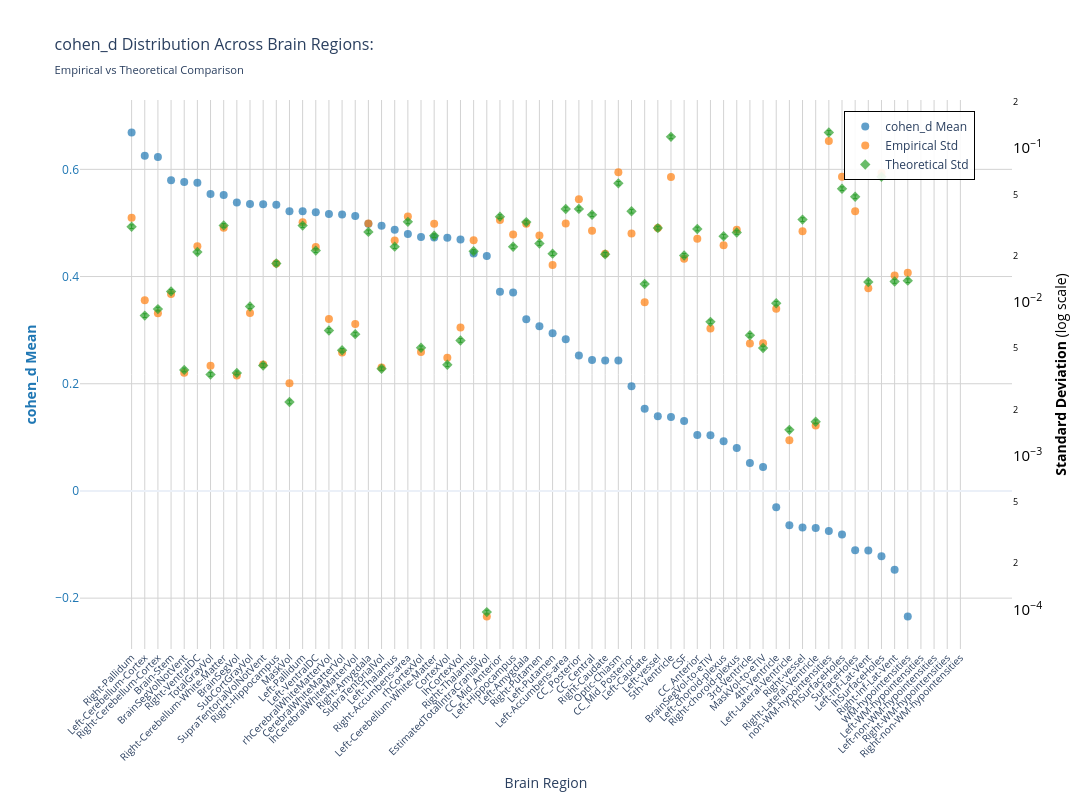
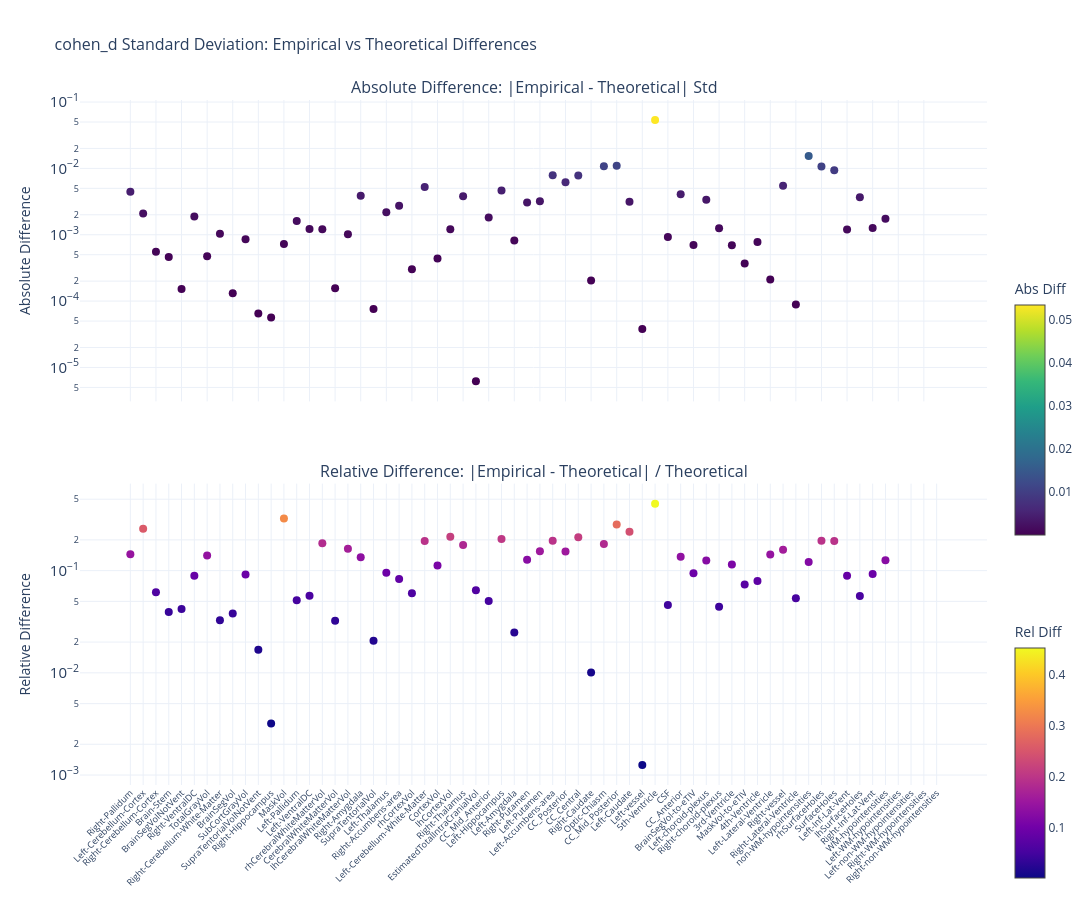

The cell these charts' notebook holds for them, in order:
### Markdown cell above
### p-value

### Code cell
nu_nav = df_npvr[(df_npvr["timepoint"] == "baseline") & (df_npvr["group"] == "HC-PD")]
data_path = stats_dir / f"cohen_d_baseline_{METRIC}.parquet"
df, stats = get_test_stats(
    data_path,
    stat_functions_F,
    nu_nav,
    hemisphere=False,
    study="baseline",
    raw_values=True,
)
show_figure(
    stats, hemisphere=False, stat_name="cohen_d", study="baseline", metric=METRIC
)

### Figure 1 — Plotly figure (JSON) as saved in the notebook; plotly's stock layout.template omitted (floating-point values rounded to 4 significant figures)
{"data": [{"hovertemplate": "<b>%{x}</b><br>Mean cohen_d: %{y:.2f}<br><extra></extra>", "marker": {"color": "#1f77b4", "opacity": 0.7, "size": 8}, "mode": "markers", "name": "cohen_d Mean", "type": "scatter", "x": ["Right-Pallidum", "Left-Cerebellum-Cortex", "Right-Cerebellum-Cortex", "Brain-Stem", "BrainSegVolNotVent", "Right-VentralDC", "TotalGrayVol", "Right-Cerebellum-White-Matter", "BrainSegVol", "SubCortGrayVol", "SupraTentorialVolNotVent", "Right-Hippocampus", "MaskVol", "Left-Pallidum", "Left-VentralDC", "rhCerebralWhiteMatterVol", "CerebralWhiteMatterVol", "lhCerebralWhiteMatterVol", "Right-Amygdala", "SupraTentorialVol", "Left-Thalamus", "Right-Accumbens-area", "rhCortexVol", "Left-Cerebellum-White-Matter", "CortexVol", "lhCortexVol", "Right-Thalamus", "EstimatedTotalIntraCranialVol", "CC_Mid_Anterior", "Left-Hippocampus", "Left-Amygdala", "Right-Putamen", "Left-Putamen", "Left-Accumbens-area", "CC_Posterior", "CC_Central", "Right-Caudate", "Optic-Chiasm", "CC_Mid_Posterior", "Left-Caudate", "Left-vessel", "5th-Ventricle", "CSF", "CC_Anterior", "BrainSegVol-to-eTIV", "Left-choroid-plexus", "Right-choroid-plexus", "3rd-Ventricle", "MaskVol-to-eTIV", "4th-Ventricle", "Left-Lateral-Ventricle", "Right-vessel", "Right-Lateral-Ventricle", "non-WM-hypointensities", "rhSurfaceHoles", "SurfaceHoles", "Left-Inf-Lat-Vent", "lhSurfaceHoles", "Right-Inf-Lat-Vent", "WM-hypointensities", "Left-WM-hypointensities", "Left-non-WM-hypointensities", "Right-WM-hypointensities", "Right-non-WM-hypointensities"], "y": [0.6688, 0.6255, 0.6229, 0.5795, 0.5763, 0.575, 0.5539, 0.5522, 0.5381, 0.5355, 0.5347, 0.5341, 0.5219, 0.5216, 0.52, 0.5168, 0.5157, 0.513, 0.4986, 0.4947, 0.4871, 0.4793, 0.4738, 0.4729, 0.4724, 0.469, 0.4428, 0.4382, 0.3715, 0.3704, 0.3201, 0.3073, 0.2943, 0.2831, 0.2525, 0.2441, 0.2435, 0.2432, 0.1954, 0.1534, 0.1392, 0.1381, 0.1307, 0.1046, 0.1038, 0.09292, 0.0802, 0.05208, 0.04459, -0.03056, -0.0642, -0.06833, -0.06917, -0.07486, -0.08137, -0.1107, -0.1113, -0.1217, -0.1471, -0.2344, NaN, NaN, NaN, NaN], "yaxis": "y"}, {"hovertemplate": "<b>%{x}</b><br>Empirical Std: %{y:.3f}<br><extra></extra>", "marker": {"color": "#ff7f0e", "opacity": 0.7, "size": 8, "symbol": "circle"}, "mode": "markers", "name": "Empirical Std", "type": "scatter", "x": ["Right-Pallidum", "Left-Cerebellum-Cortex", "Right-Cerebellum-Cortex", "Brain-Stem", "BrainSegVolNotVent", "Right-VentralDC", "TotalGrayVol", "Right-Cerebellum-White-Matter", "BrainSegVol", "SubCortGrayVol", "SupraTentorialVolNotVent", "Right-Hippocampus", "MaskVol", "Left-Pallidum", "Left-VentralDC", "rhCerebralWhiteMatterVol", "CerebralWhiteMatterVol", "lhCerebralWhiteMatterVol", "Right-Amygdala", "SupraTentorialVol", "Left-Thalamus", "Right-Accumbens-area", "rhCortexVol", "Left-Cerebellum-White-Matter", "CortexVol", "lhCortexVol", "Right-Thalamus", "EstimatedTotalIntraCranialVol", "CC_Mid_Anterior", "Left-Hippocampus", "Left-Amygdala", "Right-Putamen", "Left-Putamen", "Left-Accumbens-area", "CC_Posterior", "CC_Central", "Right-Caudate", "Optic-Chiasm", "CC_Mid_Posterior", "Left-Caudate", "Left-vessel", "5th-Ventricle", "CSF", "CC_Anterior", "BrainSegVol-to-eTIV", "Left-choroid-plexus", "Right-choroid-plexus", "3rd-Ventricle", "MaskVol-to-eTIV", "4th-Ventricle", "Left-Lateral-Ventricle", "Right-vessel", "Right-Lateral-Ventricle", "non-WM-hypointensities", "rhSurfaceHoles", "SurfaceHoles", "Left-Inf-Lat-Vent", "lhSurfaceHoles", "Right-Inf-Lat-Vent", "WM-hypointensities", "Left-WM-hypointensities", "Left-non-WM-hypointensities", "Right-WM-hypointensities", "Right-non-WM-hypointensities"], "y": [0.0353, 0.01024, 0.008434, 0.01125, 0.003462, 0.02299, 0.003851, 0.03041, 0.003327, 0.008474, 0.003926, 0.01775, 0.002963, 0.03297, 0.02279, 0.007733, 0.004693, 0.007189, 0.03239, 0.003753, 0.02507, 0.03591, 0.00473, 0.03223, 0.004344, 0.006826, 0.02514, 9.012e-05, 0.03403, 0.02748, 0.03222, 0.02704, 0.01741, 0.03236, 0.04646, 0.02907, 0.0206, 0.0698, 0.02786, 0.009936, 0.03023, 0.06485, 0.01912, 0.02574, 0.006724, 0.02338, 0.0295, 0.005374, 0.005382, 0.009032, 0.001262, 0.0288, 0.001574, 0.1111, 0.06512, 0.03888, 0.01228, 0.06881, 0.01485, 0.01549, NaN, NaN, NaN, NaN], "yaxis": "y2"}, {"error_y": {"array": [0.0008641, 0.0002283, 0.0002518, 0.0003281, 0.0001013, 0.0005915, 9.459e-05, 0.000881, 9.69e-05, 0.0002614, 0.0001082, 0.0004989, 6.272e-05, 0.0008787, 0.0006043, 0.0001829, 0.0001359, 0.0001731, 0.0007995, 0.000103, 0.0006411, 0.0009293, 0.000141, 0.0007555, 0.0001094, 0.0001574, 0.0005981, 2.698e-06, 0.001004, 0.0006395, 0.0009257, 0.0006718, 0.0005773, 0.001127, 0.001128, 0.001034, 0.0005713, 0.001654, 0.001089, 0.0003665, 0.000846, 0.003316, 0.0005618, 0.0008355, 0.000208, 0.0007492, 0.0007916, 0.00017, 0.0001405, 0.0002748, 4.131e-05, 0.0009606, 4.659e-05, 0.003542, 0.001526, 0.001353, 0.0003778, 0.001825, 0.0003807, 0.0003852, NaN, NaN, NaN, NaN], "arrayminus": [0.0008402, 0.000222, 0.0002448, 0.000319, 9.848e-05, 0.0005751, 9.197e-05, 0.0008566, 9.421e-05, 0.0002542, 0.0001052, 0.0004851, 6.098e-05, 0.0008544, 0.0005876, 0.0001778, 0.0001321, 0.0001683, 0.0007773, 0.0001002, 0.0006234, 0.0009035, 0.0001371, 0.0007345, 0.0001064, 0.000153, 0.0005815, 2.623e-06, 0.0009764, 0.0006218, 0.0009001, 0.0006532, 0.0005613, 0.001096, 0.001097, 0.001005, 0.0005555, 0.001608, 0.001059, 0.0003563, 0.0008225, 0.003224, 0.0005462, 0.0008124, 0.0002022, 0.0007284, 0.0007696, 0.0001653, 0.0001366, 0.0002672, 4.016e-05, 0.000934, 4.53e-05, 0.003444, 0.001484, 0.001315, 0.0003673, 0.001774, 0.0003702, 0.0003745, NaN, NaN, NaN, NaN], "color": "#2ca02c", "thickness": 1, "type": "data", "visible": true, "width": 2}, "hovertemplate": "<b>%{x}</b><br>Theoretical Std: %{y:.3f}<br><extra></extra>", "marker": {"color": "#2ca02c", "opacity": 0.7, "size": 8, "symbol": "diamond"}, "mode": "markers", "name": "Theoretical Std", "type": "scatter", "x": ["Right-Pallidum", "Left-Cerebellum-Cortex", "Right-Cerebellum-Cortex", "Brain-Stem", "BrainSegVolNotVent", "Right-VentralDC", "TotalGrayVol", "Right-Cerebellum-White-Matter", "BrainSegVol", "SubCortGrayVol", "SupraTentorialVolNotVent", "Right-Hippocampus", "MaskVol", "Left-Pallidum", "Left-VentralDC", "rhCerebralWhiteMatterVol", "CerebralWhiteMatterVol", "lhCerebralWhiteMatterVol", "Right-Amygdala", "SupraTentorialVol", "Left-Thalamus", "Right-Accumbens-area", "rhCortexVol", "Left-Cerebellum-White-Matter", "CortexVol", "lhCortexVol", "Right-Thalamus", "EstimatedTotalIntraCranialVol", "CC_Mid_Anterior", "Left-Hippocampus", "Left-Amygdala", "Right-Putamen", "Left-Putamen", "Left-Accumbens-area", "CC_Posterior", "CC_Central", "Right-Caudate", "Optic-Chiasm", "CC_Mid_Posterior", "Left-Caudate", "Left-vessel", "5th-Ventricle", "CSF", "CC_Anterior", "BrainSegVol-to-eTIV", "Left-choroid-plexus", "Right-choroid-plexus", "3rd-Ventricle", "MaskVol-to-eTIV", "4th-Ventricle", "Left-Lateral-Ventricle", "Right-vessel", "Right-Lateral-Ventricle", "non-WM-hypointensities", "rhSurfaceHoles", "SurfaceHoles", "Left-Inf-Lat-Vent", "lhSurfaceHoles", "Right-Inf-Lat-Vent", "WM-hypointensities", "Left-WM-hypointensities", "Left-non-WM-hypointensities", "Right-WM-hypointensities", "Right-non-WM-hypointensities"], "y": [0.03084, 0.00815, 0.008987, 0.01171, 0.003615, 0.02111, 0.003376, 0.03144, 0.003458, 0.00933, 0.003861, 0.01781, 0.002238, 0.03136, 0.02157, 0.006527, 0.00485, 0.006177, 0.02853, 0.003677, 0.02288, 0.03317, 0.005033, 0.02696, 0.003905, 0.005618, 0.02135, 9.63e-05, 0.03584, 0.02282, 0.03304, 0.02398, 0.02061, 0.04023, 0.04026, 0.03689, 0.02039, 0.05903, 0.03886, 0.01308, 0.03019, 0.1183, 0.02005, 0.02982, 0.007424, 0.02674, 0.02825, 0.006069, 0.005015, 0.009807, 0.001474, 0.03429, 0.001663, 0.1264, 0.05447, 0.04827, 0.01348, 0.06514, 0.01359, 0.01375, NaN, NaN, NaN, NaN], "yaxis": "y2"}], "layout": {"height": 800, "hovermode": "x", "legend": {"bgcolor": "rgba(255, 255, 255, 0.9)", "bordercolor": "black", "borderwidth": 1, "font": {"size": 12}, "orientation": "v", "x": 0.82, "y": 0.98}, "title": {"font": {"size": 16}, "text": "cohen_d Distribution Across Brain Regions:<br><sub>Empirical vs Theoretical Comparison</sub>"}, "width": 1400, "xaxis": {"gridcolor": "lightgray", "showgrid": true, "tickangle": -45, "tickfont": {"size": 10}, "title": {"text": "Brain Region"}}, "yaxis": {"gridcolor": "lightgray", "showgrid": true, "side": "left", "tickfont": {"color": "#1f77b4"}, "title": {"font": {"color": "#1f77b4"}, "text": "<b>cohen_d Mean</b>"}}, "yaxis2": {"exponentformat": "power", "overlaying": "y", "showgrid": false, "side": "right", "tickfont": {"color": "black"}, "title": {"font": {"color": "black"}, "text": "<b>Standard Deviation</b> (log scale)"}, "type": "log"}}}

### Figure 2 — Plotly figure (JSON) as saved in the notebook; plotly's stock layout.template omitted (floating-point values rounded to 4 significant figures)
{"data": [{"hovertemplate": "<b>%{x}</b><br>Abs Diff: %{y:.4f}<br><extra></extra>", "marker": {"color": [0.004457, 0.00209, 0.0005532, 0.0004599, 0.0001526, 0.001877, 0.0004747, 0.001031, 0.0001316, 0.0008564, 6.482e-05, 5.682e-05, 0.0007245, 0.001606, 0.001223, 0.001206, 0.0001567, 0.001013, 0.003857, 7.582e-05, 0.002186, 0.002744, 0.0003023, 0.005261, 0.0004385, 0.001208, 0.003795, 6.176e-06, 0.001812, 0.004651, 0.0008205, 0.003066, 0.003194, 0.007875, 0.0062, 0.007817, 0.0002051, 0.01077, 0.011, 0.003146, 3.792e-05, 0.05349, 0.0009267, 0.004077, 0.0007001, 0.003361, 0.00125, 0.000695, 0.0003675, 0.0007753, 0.0002118, 0.005484, 8.918e-05, 0.01534, 0.01065, 0.009398, 0.001205, 0.003671, 0.001261, 0.001741, NaN, NaN, NaN, NaN], "colorbar": {"len": 0.4, "title": {"text": "Abs Diff"}, "y": 0.75, "yanchor": "top"}, "colorscale": [[0.0, "#440154"], [0.1111, "#482878"], [0.2222, "#3e4989"], [0.3333, "#31688e"], [0.4444, "#26828e"], [0.5556, "#1f9e89"], [0.6667, "#35b779"], [0.7778, "#6ece58"], [0.8889, "#b5de2b"], [1.0, "#fde725"]], "showscale": true, "size": 8}, "mode": "markers", "name": "Absolute", "type": "scatter", "x": ["Right-Pallidum", "Left-Cerebellum-Cortex", "Right-Cerebellum-Cortex", "Brain-Stem", "BrainSegVolNotVent", "Right-VentralDC", "TotalGrayVol", "Right-Cerebellum-White-Matter", "BrainSegVol", "SubCortGrayVol", "SupraTentorialVolNotVent", "Right-Hippocampus", "MaskVol", "Left-Pallidum", "Left-VentralDC", "rhCerebralWhiteMatterVol", "CerebralWhiteMatterVol", "lhCerebralWhiteMatterVol", "Right-Amygdala", "SupraTentorialVol", "Left-Thalamus", "Right-Accumbens-area", "rhCortexVol", "Left-Cerebellum-White-Matter", "CortexVol", "lhCortexVol", "Right-Thalamus", "EstimatedTotalIntraCranialVol", "CC_Mid_Anterior", "Left-Hippocampus", "Left-Amygdala", "Right-Putamen", "Left-Putamen", "Left-Accumbens-area", "CC_Posterior", "CC_Central", "Right-Caudate", "Optic-Chiasm", "CC_Mid_Posterior", "Left-Caudate", "Left-vessel", "5th-Ventricle", "CSF", "CC_Anterior", "BrainSegVol-to-eTIV", "Left-choroid-plexus", "Right-choroid-plexus", "3rd-Ventricle", "MaskVol-to-eTIV", "4th-Ventricle", "Left-Lateral-Ventricle", "Right-vessel", "Right-Lateral-Ventricle", "non-WM-hypointensities", "rhSurfaceHoles", "SurfaceHoles", "Left-Inf-Lat-Vent", "lhSurfaceHoles", "Right-Inf-Lat-Vent", "WM-hypointensities", "Left-WM-hypointensities", "Left-non-WM-hypointensities", "Right-WM-hypointensities", "Right-non-WM-hypointensities"], "xaxis": "x", "y": [0.004457, 0.00209, 0.0005532, 0.0004599, 0.0001526, 0.001877, 0.0004747, 0.001031, 0.0001316, 0.0008564, 6.482e-05, 5.682e-05, 0.0007245, 0.001606, 0.001223, 0.001206, 0.0001567, 0.001013, 0.003857, 7.582e-05, 0.002186, 0.002744, 0.0003023, 0.005261, 0.0004385, 0.001208, 0.003795, 6.176e-06, 0.001812, 0.004651, 0.0008205, 0.003066, 0.003194, 0.007875, 0.0062, 0.007817, 0.0002051, 0.01077, 0.011, 0.003146, 3.792e-05, 0.05349, 0.0009267, 0.004077, 0.0007001, 0.003361, 0.00125, 0.000695, 0.0003675, 0.0007753, 0.0002118, 0.005484, 8.918e-05, 0.01534, 0.01065, 0.009398, 0.001205, 0.003671, 0.001261, 0.001741, NaN, NaN, NaN, NaN], "yaxis": "y"}, {"hovertemplate": "<b>%{x}</b><br>Rel Diff: %{y:.2%}<br><extra></extra>", "marker": {"color": [0.1445, 0.2564, 0.06155, 0.03928, 0.0422, 0.08891, 0.1406, 0.03278, 0.03807, 0.09179, 0.01679, 0.003191, 0.3237, 0.05122, 0.05672, 0.1849, 0.03232, 0.164, 0.1352, 0.02062, 0.09553, 0.08272, 0.06006, 0.1951, 0.1123, 0.2151, 0.1778, 0.06413, 0.05055, 0.2038, 0.02483, 0.1279, 0.155, 0.1957, 0.154, 0.2119, 0.01006, 0.1824, 0.2831, 0.2405, 0.001256, 0.452, 0.04622, 0.1367, 0.0943, 0.1257, 0.04425, 0.1145, 0.07328, 0.07905, 0.1437, 0.1599, 0.05363, 0.1213, 0.1956, 0.1947, 0.08934, 0.05636, 0.09282, 0.1267, NaN, NaN, NaN, NaN], "colorbar": {"len": 0.4, "title": {"text": "Rel Diff"}, "y": 0.25, "yanchor": "top"}, "colorscale": [[0.0, "#0d0887"], [0.1111, "#46039f"], [0.2222, "#7201a8"], [0.3333, "#9c179e"], [0.4444, "#bd3786"], [0.5556, "#d8576b"], [0.6667, "#ed7953"], [0.7778, "#fb9f3a"], [0.8889, "#fdca26"], [1.0, "#f0f921"]], "showscale": true, "size": 8}, "mode": "markers", "name": "Relative", "type": "scatter", "x": ["Right-Pallidum", "Left-Cerebellum-Cortex", "Right-Cerebellum-Cortex", "Brain-Stem", "BrainSegVolNotVent", "Right-VentralDC", "TotalGrayVol", "Right-Cerebellum-White-Matter", "BrainSegVol", "SubCortGrayVol", "SupraTentorialVolNotVent", "Right-Hippocampus", "MaskVol", "Left-Pallidum", "Left-VentralDC", "rhCerebralWhiteMatterVol", "CerebralWhiteMatterVol", "lhCerebralWhiteMatterVol", "Right-Amygdala", "SupraTentorialVol", "Left-Thalamus", "Right-Accumbens-area", "rhCortexVol", "Left-Cerebellum-White-Matter", "CortexVol", "lhCortexVol", "Right-Thalamus", "EstimatedTotalIntraCranialVol", "CC_Mid_Anterior", "Left-Hippocampus", "Left-Amygdala", "Right-Putamen", "Left-Putamen", "Left-Accumbens-area", "CC_Posterior", "CC_Central", "Right-Caudate", "Optic-Chiasm", "CC_Mid_Posterior", "Left-Caudate", "Left-vessel", "5th-Ventricle", "CSF", "CC_Anterior", "BrainSegVol-to-eTIV", "Left-choroid-plexus", "Right-choroid-plexus", "3rd-Ventricle", "MaskVol-to-eTIV", "4th-Ventricle", "Left-Lateral-Ventricle", "Right-vessel", "Right-Lateral-Ventricle", "non-WM-hypointensities", "rhSurfaceHoles", "SurfaceHoles", "Left-Inf-Lat-Vent", "lhSurfaceHoles", "Right-Inf-Lat-Vent", "WM-hypointensities", "Left-WM-hypointensities", "Left-non-WM-hypointensities", "Right-WM-hypointensities", "Right-non-WM-hypointensities"], "xaxis": "x2", "y": [0.1445, 0.2564, 0.06155, 0.03928, 0.0422, 0.08891, 0.1406, 0.03278, 0.03807, 0.09179, 0.01679, 0.003191, 0.3237, 0.05122, 0.05672, 0.1849, 0.03232, 0.164, 0.1352, 0.02062, 0.09553, 0.08272, 0.06006, 0.1951, 0.1123, 0.2151, 0.1778, 0.06413, 0.05055, 0.2038, 0.02483, 0.1279, 0.155, 0.1957, 0.154, 0.2119, 0.01006, 0.1824, 0.2831, 0.2405, 0.001256, 0.452, 0.04622, 0.1367, 0.0943, 0.1257, 0.04425, 0.1145, 0.07328, 0.07905, 0.1437, 0.1599, 0.05363, 0.1213, 0.1956, 0.1947, 0.08934, 0.05636, 0.09282, 0.1267, NaN, NaN, NaN, NaN], "yaxis": "y2"}], "layout": {"annotations": [{"font": {"size": 16}, "showarrow": false, "text": "Absolute Difference: |Empirical - Theoretical| Std", "x": 0.5, "xanchor": "center", "xref": "paper", "y": 1.0, "yanchor": "bottom", "yref": "paper"}, {"font": {"size": 16}, "showarrow": false, "text": "Relative Difference: |Empirical - Theoretical| / Theoretical", "x": 0.5, "xanchor": "center", "xref": "paper", "y": 0.44, "yanchor": "bottom", "yref": "paper"}], "height": 900, "hovermode": "x unified", "showlegend": false, "title": {"font": {"size": 16}, "text": "cohen_d Standard Deviation: Empirical vs Theoretical Differences"}, "width": 1400, "xaxis": {"anchor": "y", "domain": [0.0, 1.0], "showticklabels": false}, "xaxis2": {"anchor": "y2", "domain": [0.0, 1.0], "tickangle": -45, "tickfont": {"size": 9}}, "yaxis": {"anchor": "x", "domain": [0.56, 1.0], "exponentformat": "power", "title": {"text": "Absolute Difference"}, "type": "log"}, "yaxis2": {"anchor": "x2", "domain": [0.0, 0.44], "exponentformat": "power", "title": {"text": "Relative Difference"}, "type": "log"}}}
